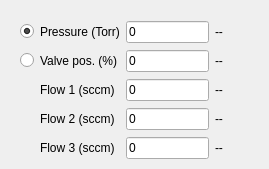
     <widget class="QWidget" name="tab_2">
      <attribute name="title">
       <string>Vacuum chamber</string>
      </attribute>
      <widget class="QWidget" name="gridLayoutWidget_2">
       <property name="geometry">
        <rect>
         <x>20</x>
         <y>20</y>
         <width>240</width>
         <height>140</height>
        </rect>
       </property>
       <layout class="QGridLayout" name="pressure_contol_grid">
        <item row="2" column="1">
         <widget class="QLabel" name="set_pressure_label">
          <property name="text">
           <string>Pressure (Torr)</string>
          </property>
         </widget>
        </item>
        <item row="3" column="3">
         <widget class="QLabel" name="valve_pos_display">
          <property name="text">
           <string>--           </string>
          </property>
         </widget>
        </item>
        <item row="4" column="1">
         <widget class="QLabel" name="flow1_label">
          <property name="text">
           <string>Flow 1 (sccm)</string>
          </property>
         </widget>
        </item>
        <item row="3" column="1">
         <widget class="QLabel" name="valve_position_label">
          <property name="text">
           <string>Valve pos. (%)</string>
          </property>
         </widget>
        </item>
        <item row="2" column="0">
         <widget class="QRadioButton" name="pressure_mode">
          <property name="text">
           <string/>
          </property>
          <property name="checked">
           <bool>true</bool>
          </property>
         </widget>
        </item>
        <item row="2" column="3">
         <widget class="QLabel" name="pressure_display">
          <property name="text">
           <string>--           </string>
          </property>
         </widget>
        </item>
        <item row="6" column="3">
         <widget class="QLabel" name="flow3_display">
          <property name="text">
           <string>--           </string>
          </property>
         </widget>
        </item>
        <item row="4" column="3">
         <widget class="QLabel" name="flow1_display">
          <property name="text">
           <string>--           </string>
          </property>
         </widget>
        </item>
        <item row="5" column="1">
         <widget class="QLabel" name="flow2_label">
          <property name="text">
           <string>Flow 2 (sccm)</string>
          </property>
         </widget>
        </item>
        <item row="3" column="0">
         <widget class="QRadioButton" name="valve_mode">
          <property name="text">
           <string/>
          </property>
          <property name="checked">
           <bool>false</bool>
          </property>
         </widget>
        </item>
        <item row="6" column="1">
         <widget class="QLabel" name="flow3_label">
          <property name="text">
           <string>Flow 3 (sccm)</string>
          </property>
         </widget>
        </item>
        <item row="5" column="3">
         <widget class="QLabel" name="flow2_display">
          <property name="text">
           <string>--           </string>
          </property>
         </widget>
        </item>
        <item row="2" column="2">
         <widget class="QLineEdit" name="set_pressure">
          <property name="text">
           <string>0</string>
          </property>
          <property name="placeholderText">
           <string>10</string>
          </property>
         </widget>
        </item>
        <item row="3" column="2">
         <widget class="QLineEdit" name="set_valve_pos">
          <property name="text">
           <string>0</string>
          </property>
          <property name="placeholderText">
           <string>0</string>
          </property>
         </widget>
        </item>
        <item row="4" column="2">
         <widget class="QLineEdit" name="set_flow1">
          <property name="text">
           <string>0</string>
          </property>
          <property name="placeholderText">
           <string>0</string>
          </property>
         </widget>
        </item>
        <item row="5" column="2">
         <widget class="QLineEdit" name="set_flow2">
          <property name="text">
           <string>0</string>
          </property>
          <property name="placeholderText">
           <string>0</string>
          </property>
         </widget>
        </item>
        <item row="6" column="2">
         <widget class="QLineEdit" name="set_flow3">
          <property name="text">
           <string>0</string>
          </property>
          <property name="placeholderText">
           <string>0</string>
          </property>
         </widget>
        </item>
       </layout>
      </widget>
     </widget>
